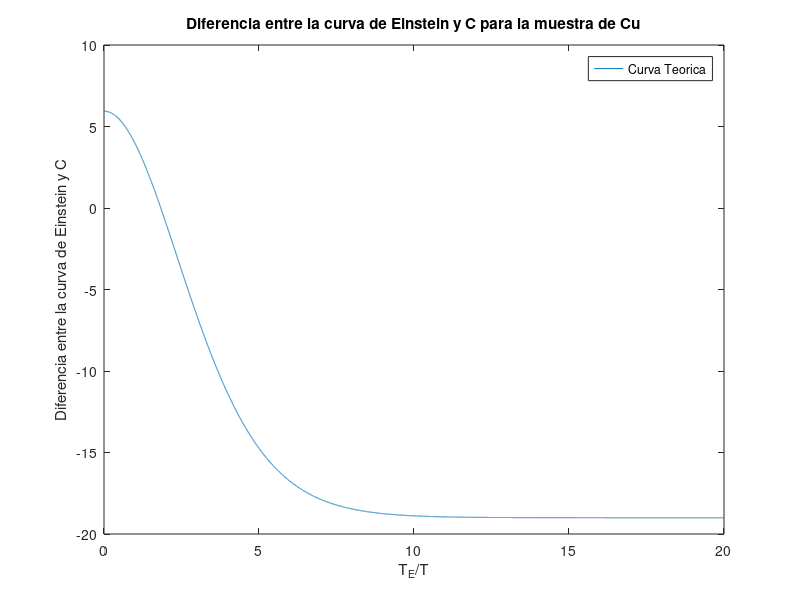

Write the MATLAB code that produced this figure. (Note: this script raises an error after producing the figure.)
clear all; close all;
x = 0:0.001:20; 
R = 8.31446261815324; T = 185; % constante de los gases ideales R y temperatura promedio
c = 19; % <---------- SELECCIONAR calor especifico molar 
y =3*R*(x.^2).*((exp(x))./((exp(x)-1).^2)) - c;
plot (x,y); plot (x,y); xlabel('T_{E}/T'); ylabel('Diferencia entre la curva de Einstein y C'); legend('Curva Teorica'); title('Diferencia entre la curva de Einstein y C para la muestra de Cu')
print -djpeg -r100 temperaturamuestracobre.jpg
i = 1; n = 1; mj0(1) = 0; mn0(1) = 0;
while (y(i)>0)
  mj0(i) = x(i);
  i = i+1;
end
x(i-1)
y(i-1)
x(i)
y(i)
precision = 0.5*(y(i-1) - y(i))
xmed = 0.5*(x(i)+x(i-1))
TE = (0.5*(x(i)+x(i-1)))*T  
deltaTE = (xmed - x(i-1))*T